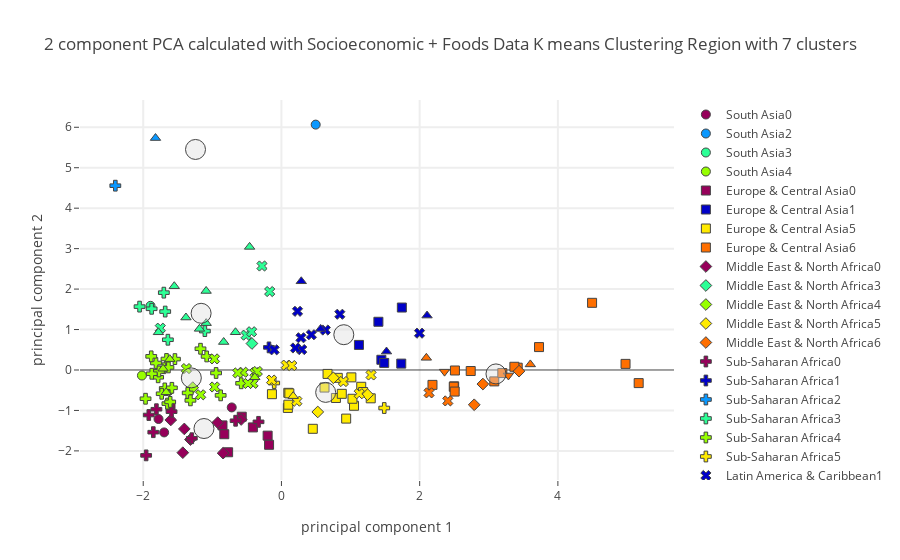

Notebook code for this chart:
### Code cell
plot_plotly(socio_pca_dropped_df,"Region",region_centers_socio,7, "Socioeconomic + Foods",'')

### Figure 1 — Plotly figure (JSON) as saved in the notebook; plotly's stock layout.template omitted (floating-point values rounded to 4 significant figures)
{"data": [{"marker": {"color": "rgb(150,0,90)", "line": {"width": 1}, "size": 9, "symbol": 0}, "mode": "markers", "name": "South Asia0", "text": ["Afghanistan", "Nepal", "Pakistan"], "type": "scatter", "uid": "4bde5c5f-3e97-4126-bafc-95de842d59d9", "x": [-1.697, -1.779, -0.7191], "y": [-1.543, -1.212, -0.9256]}, {"marker": {"color": "rgb(0,0,200)", "line": {"width": 1}, "size": 9, "symbol": 0}, "mode": "markers", "name": "South Asia1", "text": [], "type": "scatter", "uid": "07ddb9c9-1715-4b6e-9b0c-327563219dbe", "x": [], "y": []}, {"marker": {"color": "rgb(10,152,255)", "line": {"width": 1}, "size": 9, "symbol": 0}, "mode": "markers", "name": "South Asia2", "text": ["Maldives"], "type": "scatter", "uid": "267d0912-fd8a-4509-a027-0aa967785ed7", "x": [0.4958], "y": [6.065]}, {"marker": {"color": "rgb(44,255,150)", "line": {"width": 1}, "size": 9, "symbol": 0}, "mode": "markers", "name": "South Asia3", "text": ["Sri Lanka"], "type": "scatter", "uid": "ed8d1f09-c248-411b-b0f3-951325bd8329", "x": [-1.894], "y": [1.586]}, {"marker": {"color": "rgb(151,255,0)", "line": {"width": 1}, "size": 9, "symbol": 0}, "mode": "markers", "name": "South Asia4", "text": ["Bangladesh", "India"], "type": "scatter", "uid": "e899eb14-761a-4496-8037-6177000c1156", "x": [-2.018, -1.634], "y": [-0.1371, -0.5239]}, {"marker": {"color": "rgb(255,234,0)", "line": {"width": 1}, "size": 9, "symbol": 0}, "mode": "markers", "name": "South Asia5", "text": [], "type": "scatter", "uid": "1495ab5a-b3ea-4481-84ac-3f8bd26fdf75", "x": [], "y": []}, {"marker": {"color": "rgb(255,111,0)", "line": {"width": 1}, "size": 9, "symbol": 0}, "mode": "markers", "name": "South Asia6", "text": [], "type": "scatter", "uid": "c2f1e167-8a97-4956-805b-f7bcd2913421", "x": [], "y": []}, {"marker": {"color": "rgb(150,0,90)", "line": {"width": 1}, "size": 9, "symbol": 1}, "mode": "markers", "name": "Europe & Central Asia0", "text": ["Azerbaijan", "Bosnia and Herzegovina", "Georgia", "Kyrgyzstan", "Tajikistan", "Turkey", "Turkmenistan", "Uzbekistan"], "type": "scatter", "uid": "e3568ed6-9d1e-4117-b3dc-21d126a4a786", "x": [-0.7716, -0.5742, -0.8532, -0.4132, -1.605, -0.1997, -0.1789, -0.8269], "y": [-2.033, -1.155, -1.37, -1.42, -0.8857, -1.623, -1.849, -1.588]}, {"marker": {"color": "rgb(0,0,200)", "line": {"width": 1}, "size": 9, "symbol": 1}, "mode": "markers", "name": "Europe & Central Asia1", "text": ["Cyprus", "Greece", "Italy", "Lithuania", "Portugal", "Spain"], "type": "scatter", "uid": "54525709-08a4-41c5-a3c0-3f1dbe22314b", "x": [1.121, 1.446, 1.487, 1.734, 1.403, 1.742], "y": [0.6197, 0.2527, 0.1751, 0.1574, 1.192, 1.544]}, {"marker": {"color": "rgb(10,152,255)", "line": {"width": 1}, "size": 9, "symbol": 1}, "mode": "markers", "name": "Europe & Central Asia2", "text": [], "type": "scatter", "uid": "7bb5c156-4904-412e-8065-f5da9c2062ee", "x": [], "y": []}, {"marker": {"color": "rgb(44,255,150)", "line": {"width": 1}, "size": 9, "symbol": 1}, "mode": "markers", "name": "Europe & Central Asia3", "text": [], "type": "scatter", "uid": "1b8b927b-9d1e-4b75-a34c-4406c4e9cbf3", "x": [], "y": []}, {"marker": {"color": "rgb(151,255,0)", "line": {"width": 1}, "size": 9, "symbol": 1}, "mode": "markers", "name": "Europe & Central Asia4", "text": [], "type": "scatter", "uid": "9194b566-f966-4c32-8030-a7811461e818", "x": [], "y": []}, {"marker": {"color": "rgb(255,234,0)", "line": {"width": 1}, "size": 9, "symbol": 1}, "mode": "markers", "name": "Europe & Central Asia5", "text": ["Albania", "Armenia", "Belarus", "Bulgaria", "Croatia", "Czechia", "Estonia", "Hungary", "Kazakhstan", "Latvia", "Montenegro", "Poland", "Romania", "Russian Federation", "Serbia", "Slovakia", "Slovenia", "Ukraine"], "type": "scatter", "uid": "29677c69-d93c-40cb-be16-b1608f9e884e", "x": [0.9365, 0.09279, 1.012, 0.1, 0.6674, 1.155, 1.05, 0.6233, 1.028, 0.8152, 1.292, 0.7881, 0.4538, 0.8732, -0.1376, 0.0993, 1.182, 0.1144], "y": [-1.202, -0.9383, -0.1822, -0.8579, -0.09693, -0.4149, -0.8846, -0.4345, -0.7117, -0.1941, -0.7003, -0.6921, -1.454, -0.5896, -0.5981, -0.5645, -0.5447, -0.5779]}, {"marker": {"color": "rgb(255,111,0)", "line": {"width": 1}, "size": 9, "symbol": 1}, "mode": "markers", "name": "Europe & Central Asia6", "text": ["Austria", "Belgium", "Denmark", "Finland", "France", "Germany", "Iceland", "Ireland", "Luxembourg", "Netherlands", "Norway", "Sweden", "Switzerland", "United Kingdom"], "type": "scatter", "uid": "6c908de6-ee67-46b9-824d-3bb9a5b00a03", "x": [2.499, 5.169, 2.739, 3.08, 2.51, 2.494, 4.495, 2.506, 4.979, 3.419, 3.727, 3.371, 3.196, 2.185], "y": [-0.4041, -0.3243, -0.0258, -0.2819, -0.01235, -0.4146, 1.66, -0.5334, 0.1507, 0.0571, 0.5664, 0.07984, -0.07609, -0.3679]}, {"marker": {"color": "rgb(150,0,90)", "line": {"width": 1}, "size": 9, "symbol": 2}, "mode": "markers", "name": "Middle East & North Africa0", "text": ["Algeria", "Egypt", "Iran (Islamic Republic of)", "Iraq", "Jordan", "Morocco", "Yemen"], "type": "scatter", "uid": "c7450dcc-362c-46d7-8a6d-bf4d14e89453", "x": [-0.8441, -1.427, -0.9224, -1.405, -0.5828, -1.317, -1.601], "y": [-2.056, -2.044, -1.301, -1.457, -1.224, -1.719, -1.236]}, {"marker": {"color": "rgb(0,0,200)", "line": {"width": 1}, "size": 9, "symbol": 2}, "mode": "markers", "name": "Middle East & North Africa1", "text": [], "type": "scatter", "uid": "eb3e7021-e0e5-4447-b980-d1cd48c0aebb", "x": [], "y": []}, {"marker": {"color": "rgb(10,152,255)", "line": {"width": 1}, "size": 9, "symbol": 2}, "mode": "markers", "name": "Middle East & North Africa2", "text": [], "type": "scatter", "uid": "f1020dcc-29f2-4ea1-bfce-70677c3277ce", "x": [], "y": []}, {"marker": {"color": "rgb(44,255,150)", "line": {"width": 1}, "size": 9, "symbol": 2}, "mode": "markers", "name": "Middle East & North Africa3", "text": ["Lebanon"], "type": "scatter", "uid": "68c40301-6d16-4613-9f27-2104807b7e4c", "x": [-0.4267], "y": [0.6543]}, {"marker": {"color": "rgb(151,255,0)", "line": {"width": 1}, "size": 9, "symbol": 2}, "mode": "markers", "name": "Middle East & North Africa4", "text": ["Tunisia"], "type": "scatter", "uid": "f6dec9aa-125a-44d4-ab0d-323e216a27aa", "x": [-1.283], "y": [-0.4353]}, {"marker": {"color": "rgb(255,234,0)", "line": {"width": 1}, "size": 9, "symbol": 2}, "mode": "markers", "name": "Middle East & North Africa5", "text": ["Oman", "Saudi Arabia", "United Arab Emirates"], "type": "scatter", "uid": "b29adffa-6976-4ab7-87ac-5e57824479f2", "x": [0.7516, 0.5257, 1.246], "y": [-0.1935, -1.038, -0.6096]}, {"marker": {"color": "rgb(255,111,0)", "line": {"width": 1}, "size": 9, "symbol": 2}, "mode": "markers", "name": "Middle East & North Africa6", "text": ["Israel", "Kuwait", "Malta"], "type": "scatter", "uid": "67b0d3e3-7160-4d34-940d-c19215efb5c4", "x": [2.915, 2.789, 3.438], "y": [-0.3477, -0.8598, -0.02945]}, {"marker": {"color": "rgb(150,0,90)", "line": {"width": 1}, "size": 9, "symbol": 3}, "mode": "markers", "name": "Sub-Saharan Africa0", "text": ["Burkina Faso", "Chad", "Ethiopia", "Lesotho", "Mali", "Mauritania", "Niger", "South Africa"], "type": "scatter", "uid": "f0327304-d7fc-4f94-a6ac-071b0c0e349f", "x": [-1.854, -1.809, -1.92, -1.958, -1.297, -0.6634, -1.59, -0.3317], "y": [-1.537, -0.97, -1.113, -2.111, -1.688, -1.255, -1.03, -1.282]}, {"marker": {"color": "rgb(0,0,200)", "line": {"width": 1}, "size": 9, "symbol": 3}, "mode": "markers", "name": "Sub-Saharan Africa1", "text": ["Gabon"], "type": "scatter", "uid": "e4eb17d3-cc50-44ab-afcf-e242db2ec429", "x": [-0.1806], "y": [0.5589]}, {"marker": {"color": "rgb(10,152,255)", "line": {"width": 1}, "size": 9, "symbol": 3}, "mode": "markers", "name": "Sub-Saharan Africa2", "text": ["Sao Tome and Principe"], "type": "scatter", "uid": "6932a129-1a64-4bc6-842e-f4afabd26054", "x": [-2.404], "y": [4.556]}, {"marker": {"color": "rgb(44,255,150)", "line": {"width": 1}, "size": 9, "symbol": 3}, "mode": "markers", "name": "Sub-Saharan Africa3", "text": ["Congo (note no data in Food suppley tables for DRC)", "CÃƒÂ´te d'Ivoire", "Ghana", "Rwanda", "Sierra Leone", "Uganda"], "type": "scatter", "uid": "815b11e7-e4fb-4b88-8d50-64c87c2ed641", "x": [-1.108, -2.053, -1.702, -1.878, -1.643, -1.682], "y": [0.9615, 1.566, 1.912, 1.513, 0.7478, 1.444]}, {"marker": {"color": "rgb(151,255,0)", "line": {"width": 1}, "size": 9, "symbol": 3}, "mode": "markers", "name": "Sub-Saharan Africa4", "text": ["Angola", "Benin", "Botswana", "Cabo Verde", "Cameroon", "Central African Republic", "Gambia", "Guinea", "Guinea-Bissau", "Kenya", "Liberia", "Madagascar", "Malawi", "Mozambique", "Namibia", "Nigeria", "Senegal", "Eswatini", "Togo", "United Republic of Tanzania", "Zambia", "Zimbabwe"], "type": "scatter", "uid": "8b630ade-8aa0-4bab-b094-ea2e27163514", "x": [-1.082, -1.541, -0.8796, -0.5825, -1.663, -1.171, -1.65, -1.784, -1.815, -1.356, -1.7, -1.688, -1.967, -1.772, -0.9454, -1.884, -1.585, -1.317, -1.877, -1.635, -1.733, -1.61], "y": [0.3348, 0.2693, -0.6274, -0.3287, 0.2718, 0.5252, -0.8311, -0.1804, 0.1723, -0.5668, 0.04394, -0.4558, -0.7106, -0.03611, -0.07411, 0.3372, -0.4406, -0.7509, -0.09294, 0.06345, -0.5874, -0.7892]}, {"marker": {"color": "rgb(255,234,0)", "line": {"width": 1}, "size": 9, "symbol": 3}, "mode": "markers", "name": "Sub-Saharan Africa5", "text": ["Mauritius", "Sudan"], "type": "scatter", "uid": "bba73dd4-7a1f-4f8f-8b2f-19872ca009a5", "x": [-0.1048, 1.487], "y": [-0.3221, -0.94]}, {"marker": {"color": "rgb(255,111,0)", "line": {"width": 1}, "size": 9, "symbol": 3}, "mode": "markers", "name": "Sub-Saharan Africa6", "text": [], "type": "scatter", "uid": "2c6baf3f-046c-4076-81bf-9b8baa06e9c0", "x": [], "y": []}, {"marker": {"color": "rgb(150,0,90)", "line": {"width": 1}, "size": 9, "symbol": 4}, "mode": "markers", "name": "Latin America & Caribbean0", "text": [], "type": "scatter", "uid": "f540eeb8-e490-41d3-95de-01a73a5852f6", "x": [], "y": []}, {"marker": {"color": "rgb(0,0,200)", "line": {"width": 1}, "size": 9, "symbol": 4}, "mode": "markers", "name": "Latin America & Caribbean1", "text": ["Antigua and Barbuda", "Bahamas", "Barbados", "Costa Rica", "Ecuador", "Saint Kitts and Nevis", "Saint Lucia", "Saint Vincent and the Grenadines", "Trinidad and Tobago"], "type": "scatter", "uid": "d45d9ba0-634f-4af6-bed7-04a2ad7c4f0f", "x": [0.8448, 1.998, 0.6348, 0.2934, -0.1052, 0.4334, 0.2324, 0.2824, 0.2032], "y": [1.378, 0.9095, 0.9877, 0.5053, 0.4987, 0.8713, 1.451, 0.797, 0.5441]}, {"marker": {"color": "rgb(10,152,255)", "line": {"width": 1}, "size": 9, "symbol": 4}, "mode": "markers", "name": "Latin America & Caribbean2", "text": [], "type": "scatter", "uid": "e6f8fcd6-7870-44bd-9e24-4b6ab8ea88bb", "x": [], "y": []}, {"marker": {"color": "rgb(44,255,150)", "line": {"width": 1}, "size": 9, "symbol": 4}, "mode": "markers", "name": "Latin America & Caribbean3", "text": ["Dominica", "Dominican Republic", "Grenada", "Haiti", "Jamaica"], "type": "scatter", "uid": "c43c570b-c2c1-479a-8b31-76c8f97fbc1d", "x": [-0.2816, -0.5108, -0.1699, -1.753, -0.4315], "y": [2.571, 0.861, 1.939, 1.034, 0.9456]}, {"marker": {"color": "rgb(151,255,0)", "line": {"width": 1}, "size": 9, "symbol": 4}, "mode": "markers", "name": "Latin America & Caribbean4", "text": ["Belize", "Bolivia (Plurinational State of)", "Cuba", "El Salvador", "Guatemala", "Guyana", "Honduras", "Nicaragua", "Peru", "Suriname"], "type": "scatter", "uid": "4eb25698-0a48-47de-9e61-e8dbeebe654c", "x": [-0.5541, -0.4103, -0.4839, -0.9683, -1.375, -0.3831, -0.9662, -1.169, -0.6306, -0.3493], "y": [-0.05601, -0.3301, -0.3338, 0.2742, 0.03483, -0.06744, -0.42, -0.6127, -0.07271, -0.03713]}, {"marker": {"color": "rgb(255,234,0)", "line": {"width": 1}, "size": 9, "symbol": 4}, "mode": "markers", "name": "Latin America & Caribbean5", "text": ["Brazil", "Chile", "Colombia", "Mexico", "Panama", "Paraguay", "Venezuela (Bolivarian Republic of)"], "type": "scatter", "uid": "0552275d-ea54-493f-9431-e209a9cefb61", "x": [1.297, 1.126, 0.06953, 0.2231, 0.1491, -0.1425, 0.8962], "y": [-0.123, -0.5868, 0.12, -0.7706, 0.1098, -0.2492, -0.2852]}, {"marker": {"color": "rgb(255,111,0)", "line": {"width": 1}, "size": 9, "symbol": 4}, "mode": "markers", "name": "Latin America & Caribbean6", "text": ["Argentina", "Uruguay"], "type": "scatter", "uid": "336c68e7-6d59-4a91-b252-9c5d7d2dc65c", "x": [2.136, 2.407], "y": [-0.5656, -0.7645]}, {"marker": {"color": "rgb(150,0,90)", "line": {"width": 1}, "size": 9, "symbol": 5}, "mode": "markers", "name": "East Asia & Pacific0", "text": [], "type": "scatter", "uid": "3b76af49-601b-4ca8-9018-3dc27e39af4d", "x": [], "y": []}, {"marker": {"color": "rgb(0,0,200)", "line": {"width": 1}, "size": 9, "symbol": 5}, "mode": "markers", "name": "East Asia & Pacific1", "text": ["Brunei Darussalam", "Japan", "Republic of Korea", "Samoa"], "type": "scatter", "uid": "62add8d0-d6e2-4737-a036-3ee921ffc3eb", "x": [1.52, 2.107, 0.567, 0.2869], "y": [0.4556, 1.345, 1.015, 2.193]}, {"marker": {"color": "rgb(10,152,255)", "line": {"width": 1}, "size": 9, "symbol": 5}, "mode": "markers", "name": "East Asia & Pacific2", "text": ["Kiribati"], "type": "scatter", "uid": "609d1f41-2537-432f-bee7-be1d811de986", "x": [-1.822], "y": [5.733]}, {"marker": {"color": "rgb(44,255,150)", "line": {"width": 1}, "size": 9, "symbol": 5}, "mode": "markers", "name": "East Asia & Pacific3", "text": ["Fiji", "Indonesia", "Malaysia", "Myanmar", "Philippines", "Solomon Islands", "Thailand", "Vanuatu", "Viet Nam"], "type": "scatter", "uid": "50002c92-37e6-4b66-8a71-eb613f2e8074", "x": [-0.6646, -1.78, -0.4608, -0.8358, -1.55, -1.382, -1.089, -1.09, -1.186], "y": [0.9326, 0.9317, 3.043, 0.691, 2.071, 1.297, 1.158, 1.953, 1.016]}, {"marker": {"color": "rgb(151,255,0)", "line": {"width": 1}, "size": 9, "symbol": 5}, "mode": "markers", "name": "East Asia & Pacific4", "text": ["Cambodia", "China, mainland", "Lao People's Democratic Republic", "Timor-Leste"], "type": "scatter", "uid": "0798decf-25d0-4527-895d-6ff52c17b525", "x": [-1.616, -0.3854, -1.667, -1.713], "y": [0.268, -0.1792, -0.5517, 0.02994]}, {"marker": {"color": "rgb(255,234,0)", "line": {"width": 1}, "size": 9, "symbol": 5}, "mode": "markers", "name": "East Asia & Pacific5", "text": ["Mongolia"], "type": "scatter", "uid": "0417b320-05eb-45db-8161-de4c1a4c7cda", "x": [0.1701], "y": [-0.6468]}, {"marker": {"color": "rgb(255,111,0)", "line": {"width": 1}, "size": 9, "symbol": 5}, "mode": "markers", "name": "East Asia & Pacific6", "text": ["Australia", "New Zealand"], "type": "scatter", "uid": "90c45178-4cec-4073-9e5b-8a0c6706722d", "x": [3.601, 2.097], "y": [0.1377, 0.3004]}, {"marker": {"color": "rgb(150,0,90)", "line": {"width": 1}, "size": 9, "symbol": 6}, "mode": "markers", "name": "North America0", "text": [], "type": "scatter", "uid": "f16ba3c1-78c4-4602-81e5-0b8f23591fd2", "x": [], "y": []}, {"marker": {"color": "rgb(0,0,200)", "line": {"width": 1}, "size": 9, "symbol": 6}, "mode": "markers", "name": "North America1", "text": [], "type": "scatter", "uid": "d733de0b-3a93-4b99-9dac-a84d132ab11b", "x": [], "y": []}, {"marker": {"color": "rgb(10,152,255)", "line": {"width": 1}, "size": 9, "symbol": 6}, "mode": "markers", "name": "North America2", "text": [], "type": "scatter", "uid": "6c9c7d87-16f2-4eb7-ad8a-f5b9e2472f5a", "x": [], "y": []}, {"marker": {"color": "rgb(44,255,150)", "line": {"width": 1}, "size": 9, "symbol": 6}, "mode": "markers", "name": "North America3", "text": [], "type": "scatter", "uid": "1a144b36-fdff-4c68-99c8-b26989b9c6b2", "x": [], "y": []}, {"marker": {"color": "rgb(151,255,0)", "line": {"width": 1}, "size": 9, "symbol": 6}, "mode": "markers", "name": "North America4", "text": [], "type": "scatter", "uid": "4613d1ce-b547-45ec-bbd5-2d00f170040c", "x": [], "y": []}, {"marker": {"color": "rgb(255,234,0)", "line": {"width": 1}, "size": 9, "symbol": 6}, "mode": "markers", "name": "North America5", "text": [], "type": "scatter", "uid": "394ab556-a028-4470-a02c-b868f4542c54", "x": [], "y": []}, {"marker": {"color": "rgb(255,111,0)", "line": {"width": 1}, "size": 9, "symbol": 6}, "mode": "markers", "name": "North America6", "text": ["Canada", "United States of America"], "type": "scatter", "uid": "78c0522d-8b27-4650-a5d8-e300ecd30075", "x": [2.36, 3.284], "y": [-0.0409, -0.1346]}, {"marker": {"color": "rgba(220, 220, 220, .4)", "line": {"width": 1}, "size": 20}, "mode": "markers", "name": "Center", "type": "scatter", "uid": "ef57243a-86a7-4d22-8aa5-8078174900b7", "x": [-1.121, 0.9025, -1.243, -1.162, -1.304, 0.64, 3.104], "y": [-1.447, 0.8725, 5.452, 1.401, -0.195, -0.5539, -0.09698]}], "layout": {"hovermode": "closest", "showlegend": true, "title": {"text": "2 component PCA calculated with Socioeconomic + Foods Data K means Clustering Region with 7 clusters"}, "xaxis": {"gridwidth": 2, "ticklen": 5, "title": {"text": "principal component 1"}, "zeroline": false}, "yaxis": {"gridwidth": 2, "ticklen": 5, "title": {"text": "principal component 2"}}}}
